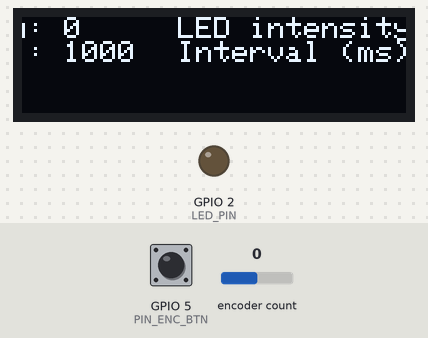
Recording of a sketch running on a simulated ESP32. Shown: 128×32 one-colour display, output pins drawn as LEDs (lit = HIGH). The test bench sets the inputs (shaded band); at power-on: encoder count 0, GPIO 5 (PIN_ENC_BTN) HIGH. What the sketch prints to the serial monitor is not drawn.

Above: at 8.3 s.
8.4 s: encoder count set to -1
At 8.69 s:
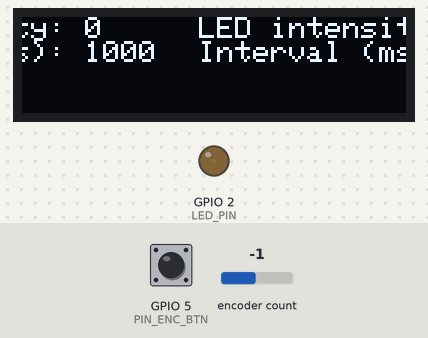
10.6 s: encoder count set to 0
At 10.79 s:
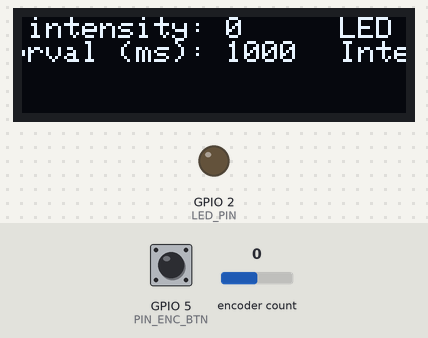
13.6 s: GPIO 5 (PIN_ENC_BTN) pulled LOW for 0.15 s
14.3 s: encoder count set to 1
At 14.69 s:
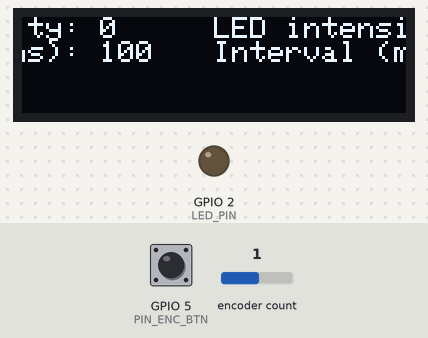
Timing chart, 0 to 16.8 s (numbered marks = the images above; inputs shaded):
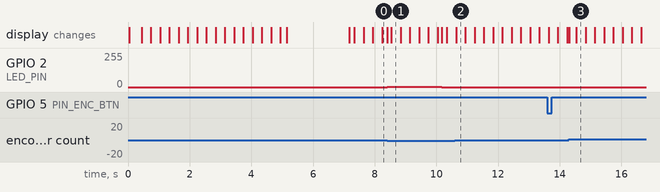

Measured:
- after the input at 8.4 s, GPIO 2 (LED_PIN): 0/255 → 2/255 at once, → 0/255 1.8 s later
- after the input at 10.6 s, GPIO 2 (LED_PIN): stays 0/255 (without the input it goes to 2/255 after 0.58 s)

The sketch:

rotary_control_led.ino
```cpp
#include <SPI.h>
#include <Wire.h>
#include <Adafruit_GFX.h>
#include <Adafruit_SSD1306.h>
#include <ESP32Encoder.h>

const int PWM_CHANNEL = 0;
const int PWM_FREQUENCY = 5000;
const int PWM_RESOLUTION = 8;
const int LED_PIN = 2;

const char str[] = "LED intensity: ";
char valueStr[25];

const char strB[] = "Interval (ms): ";
char valueStrB[25];


unsigned long blinkInterval = 1000;
unsigned long lastBlinkTime = 0;
unsigned long maxblinkInterval = 10000;
unsigned long ledPower;
bool ledState = false;


#define SCREEN_WIDTH 128 // OLED display width, in pixels
#define SCREEN_HEIGHT 32 // OLED display height, in pixels

#define OLED_RESET     -1 // Reset pin # (or -1 if sharing Arduino reset pin)
#define SCREEN_ADDRESS 0x3C ///< See datasheet for Address; 0x3D for 128x64, 0x3C for 128x32
Adafruit_SSD1306 display(SCREEN_WIDTH, SCREEN_HEIGHT, &Wire, OLED_RESET);


#define NUMFLAKES     10 // Number of snowflakes in the animation example

#define LOGO_HEIGHT   16
#define LOGO_WIDTH    16
static const unsigned char PROGMEM logo_bmp[] =
{ 0b00000000, 0b11000000,
  0b00000001, 0b11000000,
  0b00000001, 0b11000000,
  0b00000011, 0b11100000,
  0b11110011, 0b11100000,
  0b11111110, 0b11111000,
  0b01111110, 0b11111111,
  0b00110011, 0b10011111,
  0b00011111, 0b11111100,
  0b00001101, 0b01110000,
  0b00011011, 0b10100000,
  0b00111111, 0b11100000,
  0b00111111, 0b11110000,
  0b01111100, 0b11110000,
  0b01110000, 0b01110000,
  0b00000000, 0b00110000 };


// SSD1306 Display Pins
#define PIN_SDA 18
#define PIN_SCL 19

// Rotary Encoder Pins
#define PIN_ENC_A 16
#define PIN_ENC_B 17
#define PIN_ENC_BTN 5

// Variables
int variable1 = 0;
int variable2 = 0;
int currentVariable = 1;    // 1 = variable1, 2 = variable2
const int MAX_VARIABLE1 = 255; // Maximum value of variable1
const int MAX_VARIABLE2 = 10000; // Maximum value of variable2

// Rotary Encoder Object
ESP32Encoder encoder;

// Button State Variables
int buttonState = HIGH;         // current state of the button
int lastButtonState = HIGH;     // previous state of the button
unsigned long lastDebounceTime = 0;  // last time the button was toggled
unsigned long debounceDelay = 50;   // debounce time; increase if the output flickers


void setup() {
  Serial.begin(115200);

  pinMode(PIN_ENC_A, INPUT_PULLUP);
  pinMode(PIN_ENC_B, INPUT_PULLUP);
  pinMode(PIN_ENC_BTN, INPUT_PULLUP);

  pinMode(LED_PIN, OUTPUT);

  ledcSetup(PWM_CHANNEL, PWM_FREQUENCY, PWM_RESOLUTION);
  ledcAttachPin(LED_PIN, PWM_CHANNEL);

  encoder.attachHalfQuad(PIN_ENC_A, PIN_ENC_B);

  Wire.begin(PIN_SDA, PIN_SCL);
  if (!display.begin(SSD1306_SWITCHCAPVCC, 0x3C)) {
    Serial.println("SSD1306 allocation failed");
    for (;;);
  }


 testscrolltext();    // Draw scrolling text

    display.display();
  delay(2000);

  display.clearDisplay();

}

void loop() {
  // Read the rotary encoder and update the variables
  int newPosition = encoder.getCount();
  static int oldPosition = newPosition;
  int delta = oldPosition - newPosition;
  oldPosition = newPosition;


  if (delta != 0) {
    if (currentVariable == 1) {
      variable1 = min(max(variable1 + delta, 0), MAX_VARIABLE1);
      Serial.print("Variable 1: ");
      Serial.println(variable1);
      ledcWrite(PWM_CHANNEL, variable1);
      ledPower = (float(variable1)/float(MAX_VARIABLE1))*100;
      Serial.print("led: ");
      Serial.println(ledPower);


    } else {
      variable2 = min(max(variable2 + delta, 0), MAX_VARIABLE2);
      Serial.print("Variable 2: ");
      Serial.println(variable2);
      //blinkInterval = map(variable2, 0, 100, 100, 10000);
      blinkInterval = map(variable2, 0,90, 100, 1000);
      //Reset the last blink time
      lastBlinkTime = millis();


      // Print the new blink interval
      Serial.print("Blink interval: ");
      Serial.println(blinkInterval);


    }
  }

  // Read the state of the button and debounce it
  int reading = digitalRead(PIN_ENC_BTN);

  if (reading != lastButtonState) {
    lastDebounceTime = millis();
  }

  if ((millis() - lastDebounceTime) > debounceDelay) {
    if (reading != buttonState) {
      buttonState = reading;

      if (buttonState == LOW) {
        if (currentVariable == 1) {
          currentVariable = 2;
          Serial.println("Switched to Variable 2");
        } else {
          currentVariable = 1;
          Serial.println("Switched to Variable 1");
        }
      }
    }
  }

snprintf(valueStrB, 10, "%d", blinkInterval);
snprintf(valueStr, 10, "%d", ledPower);

char result[20]; // Assumes that the concatenated string will be no longer than 20 characters
strcpy(result, str);
strcat(result, valueStr);

char resultB[20]; // Assumes that the concatenated string will be no longer than 20 characters
strcpy(resultB, strB);
strcat(resultB, valueStrB);

  display.clearDisplay();

  display.setTextSize(1.5);      // Normal 1:1 pixel scale
  display.setTextColor(SSD1306_WHITE); // Draw white text
  display.setCursor(0, 0);
  //display.write(variable1);
  //display.println(variable1);

display.println(result);
display.println(resultB);

  display.display();

  if ((millis() - lastBlinkTime) > blinkInterval) {
    ledState = !ledState;

    ledcWrite(PWM_CHANNEL, ledState ? variable1 : 0);
    lastBlinkTime = millis();
  }

  lastButtonState = reading;


}

void testdrawbitmap(void) {
  display.clearDisplay();

  display.drawBitmap(
    (display.width()  - LOGO_WIDTH ) / 2,
    (display.height() - LOGO_HEIGHT) / 2,
    logo_bmp, LOGO_WIDTH, LOGO_HEIGHT, 1);
  display.display();
  delay(1000);
}


void testscrolltext(void) {
  display.clearDisplay();

  display.setTextSize(1.5); // Draw 2X-scale text
  display.setTextColor(SSD1306_WHITE);
  display.setCursor(10, 0);
  display.println(F("LED controller"));
  display.display();      // Show initial text
  delay(100);

  // Scroll in various directions, pausing in-between:
  display.startscrollright(0x00, 0x0F);
  delay(5000);
  display.clearDisplay();

  }
```
